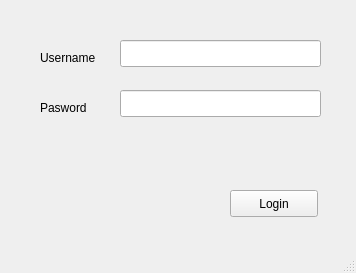
<?xml version="1.0" encoding="UTF-8"?>
<ui version="4.0">
 <class>MainWindow</class>
 <widget class="QMainWindow" name="MainWindow">
  <property name="geometry">
   <rect>
    <x>0</x>
    <y>0</y>
    <width>356</width>
    <height>273</height>
   </rect>
  </property>
  <property name="windowTitle">
   <string>MainWindow</string>
  </property>
  <widget class="QWidget" name="centralwidget">
   <widget class="QLineEdit" name="lineEdit">
    <property name="geometry">
     <rect>
      <x>120</x>
      <y>40</y>
      <width>201</width>
      <height>27</height>
     </rect>
    </property>
   </widget>
   <widget class="QLineEdit" name="lineEdit_2">
    <property name="geometry">
     <rect>
      <x>120</x>
      <y>90</y>
      <width>201</width>
      <height>27</height>
     </rect>
    </property>
   </widget>
   <widget class="QPushButton" name="pushButton">
    <property name="geometry">
     <rect>
      <x>230</x>
      <y>190</y>
      <width>88</width>
      <height>27</height>
     </rect>
    </property>
    <property name="text">
     <string>Login</string>
    </property>
   </widget>
   <widget class="QLabel" name="label">
    <property name="geometry">
     <rect>
      <x>40</x>
      <y>50</y>
      <width>61</width>
      <height>16</height>
     </rect>
    </property>
    <property name="text">
     <string>Username</string>
    </property>
   </widget>
   <widget class="QLabel" name="label_2">
    <property name="geometry">
     <rect>
      <x>40</x>
      <y>100</y>
      <width>57</width>
      <height>15</height>
     </rect>
    </property>
    <property name="text">
     <string>Pasword</string>
    </property>
   </widget>
  </widget>
  <widget class="QMenuBar" name="menubar">
   <property name="geometry">
    <rect>
     <x>0</x>
     <y>0</y>
     <width>356</width>
     <height>21</height>
    </rect>
   </property>
  </widget>
  <widget class="QStatusBar" name="statusbar"/>
 </widget>
 <resources/>
 <connections/>
</ui>
